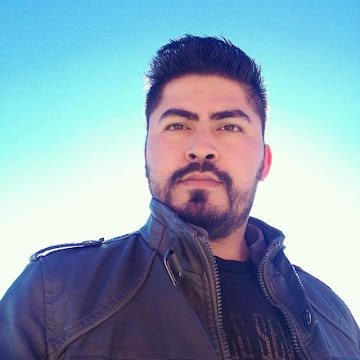
#> input picture RFace/images/img1.jpg, 360 x 360 px, found by its file name
$ python 6_deteccion_bordes.py
#> lines starting #> are read from the running program, lines starting #| are printed output that depends on the picture
import cv2

# Leer la imagen
image = cv2.imread('images\img1.jpg')
#> image is the input picture: shape (360, 360, 3); mean B, G, R 179.8, 160.8, 136

# Convertir a escala de grises
image_gray = cv2.cvtColor(image, cv2.COLOR_BGR2GRAY)
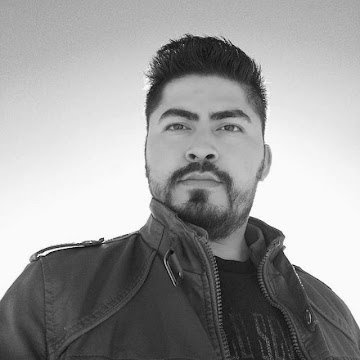
#> image_gray: shape (360, 360); min 3, max 255, mean 155.5

# Aplicar la detección de bordes de Canny
edge = cv2.Canny(image_gray, 100, 200)
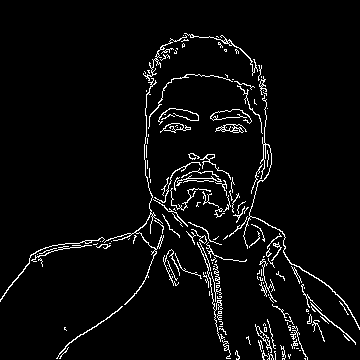
#> edge: shape (360, 360); 4.3% white in thin lines or dots

# Mostrar la imagen con bordes detectados
cv2.imshow('Bordes con Canny', edge)
cv2.waitKey(0)
cv2.destroyAllWindows()

$ run again, with RFace/images/img2.jpg copied over RFace/images/img1.jpg
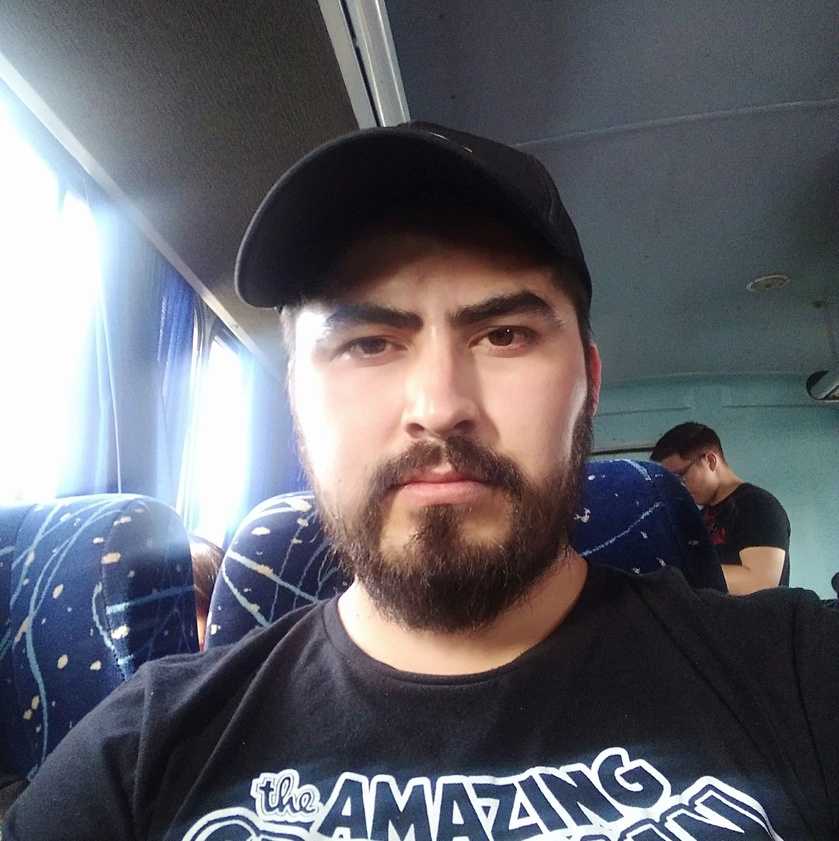
#> input picture RFace/images/img2.jpg, 839 x 841 px, shrunk from 2008 x 2015 before the run, found by its file name
#> image is the input picture: shape (841, 839, 3); mean B, G, R 105.9, 98.6, 98.4
#> `image_gray = cv2.cvtColor(image, cv2.COLOR_BGR2GRAY)`:
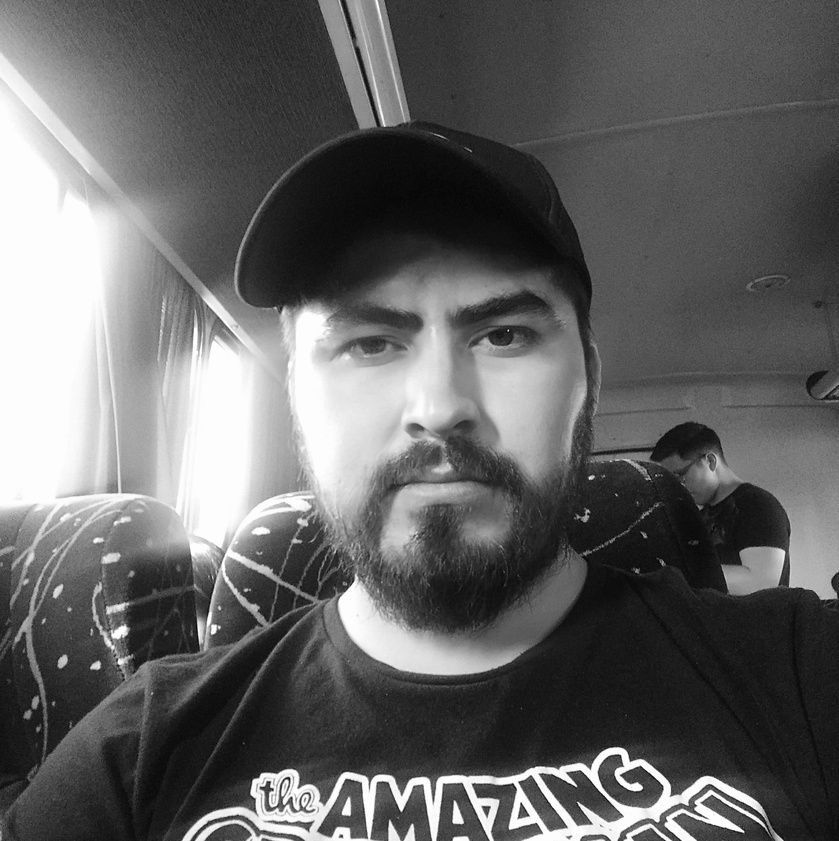
#> image_gray: shape (841, 839); min 1, max 255, mean 99.3
#> `edge = cv2.Canny(image_gray, 100, 200)`:
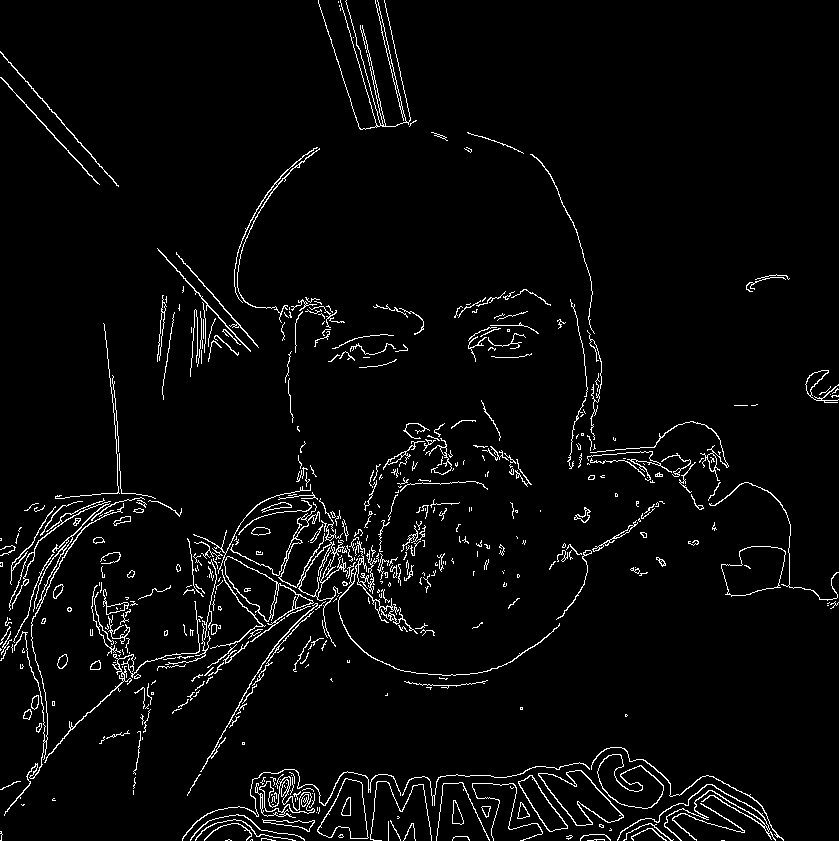
#> edge: shape (841, 839); 3.6% white in thin lines or dots
